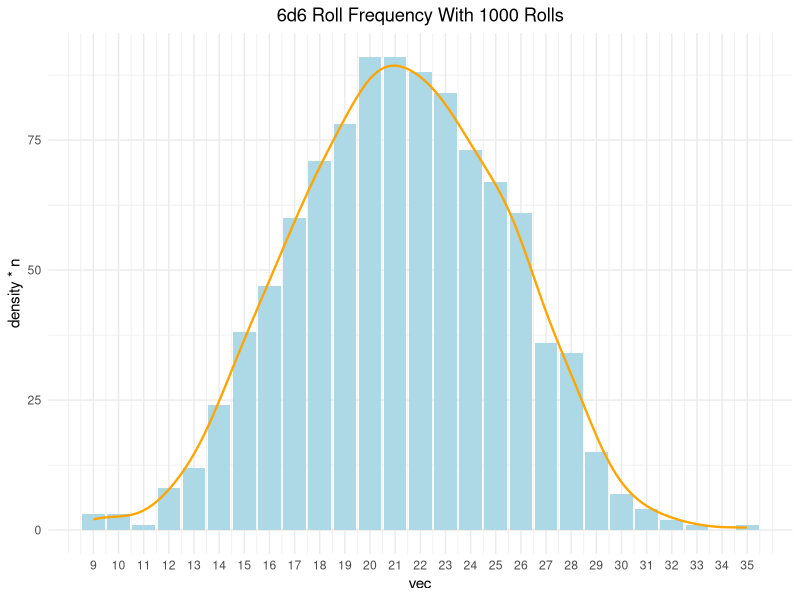

Write R code to recreate this figure.
library(tidyverse)
library(gridExtra)

fnc <- function(n){
  vec <- numeric(n)
  
  for(i in 1:n){
    vec[i] <- sum(sample(1:6, 6, replace = TRUE))
  }
  return(as.data.frame(vec))
}


data <- fnc(1000)


data %>% 
  ggplot(aes(x = vec)) +
  geom_bar(fill = "lightblue", size = .5) +
  stat_density(geom = "line", aes(y = ..density.. * n), 
               color = "orange", linewidth = .8) +
  scale_x_continuous(breaks = seq(min(data$vec), max(data$vec), by = 1)) +
  theme_minimal() +
  labs(title = paste("6d6 Roll Frequency With", length(data$vec), "Rolls")) +
  theme(plot.title = element_text(hjust = .5))



